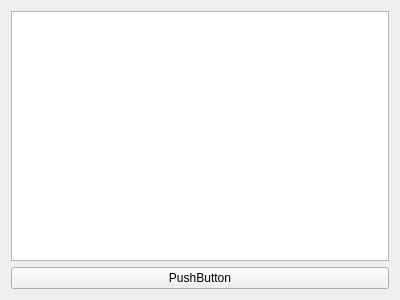
<?xml version="1.0" encoding="UTF-8"?>
<ui version="4.0">
 <class>Widget</class>
 <widget class="QWidget" name="Widget">
  <property name="geometry">
   <rect>
    <x>0</x>
    <y>0</y>
    <width>400</width>
    <height>300</height>
   </rect>
  </property>
  <property name="windowTitle">
   <string>Widget</string>
  </property>
  <layout class="QVBoxLayout" name="verticalLayout">
   <item>
    <widget class="QPlainTextEdit" name="plainTextEdit"/>
   </item>
   <item>
    <widget class="QPushButton" name="pushButton">
     <property name="text">
      <string>PushButton</string>
     </property>
     <property name="checkable">
      <bool>true</bool>
     </property>
    </widget>
   </item>
  </layout>
 </widget>
 <layoutdefault spacing="6" margin="11"/>
 <resources/>
 <connections/>
</ui>
